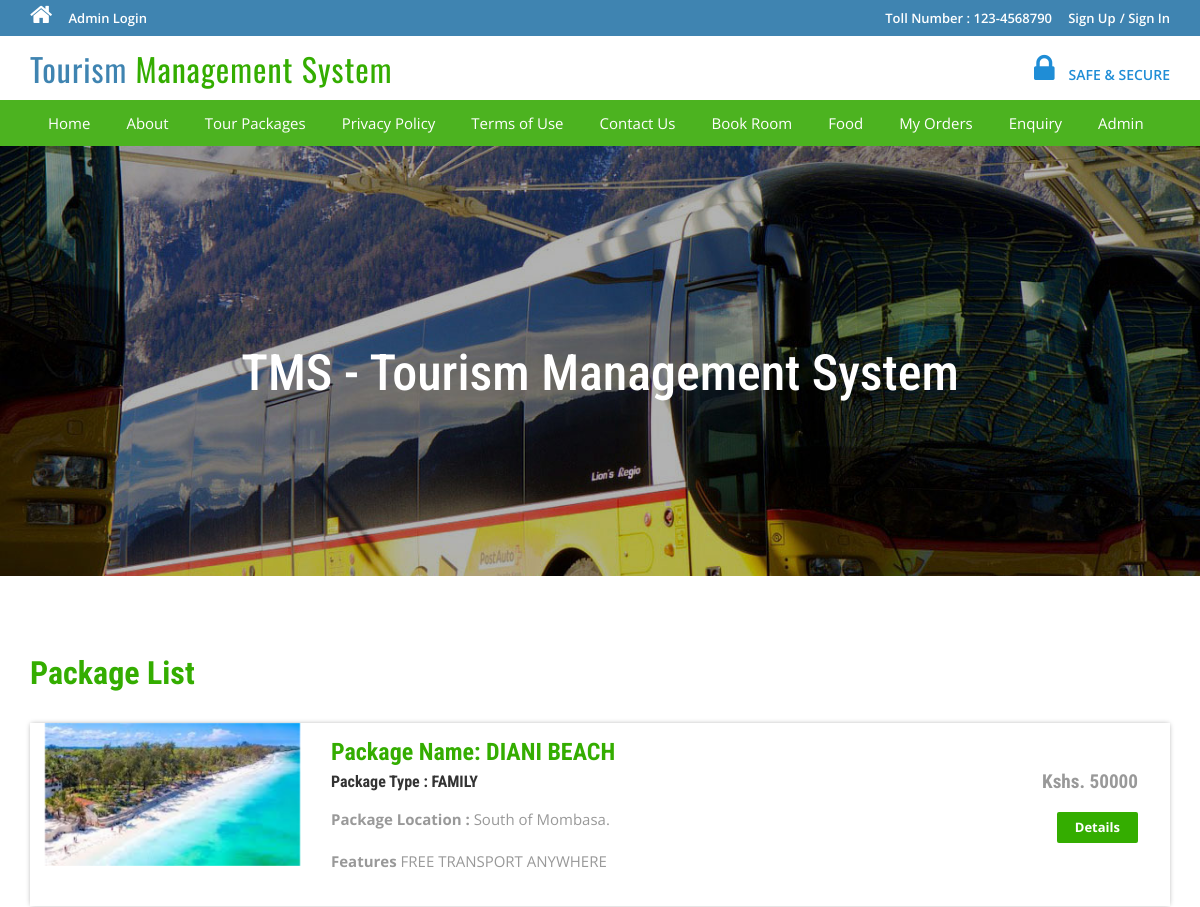
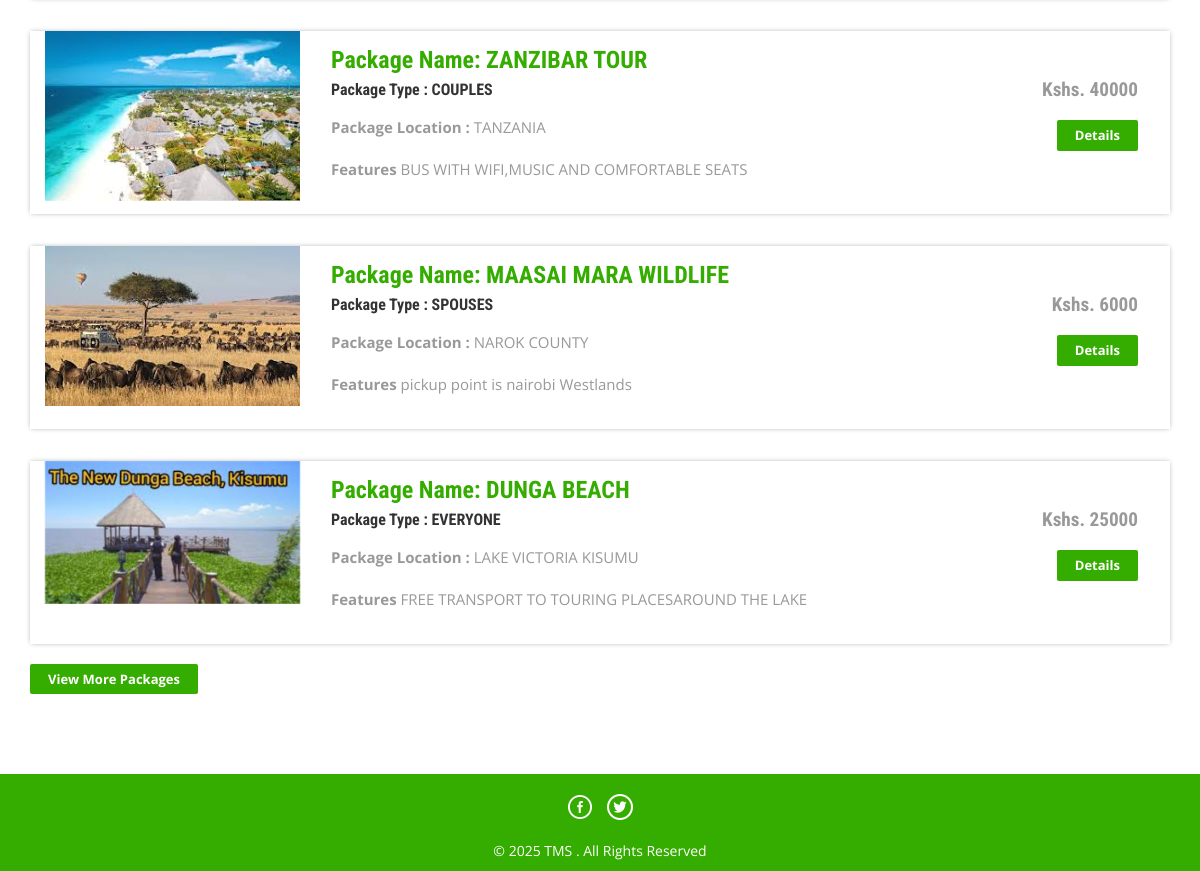
Screenshot of /tms/index.php with the database file from the repository (2 pictures, top to bottom).
### tables this page shows
CREATE TABLE `tbltourpackages` (
  `PackageId` int(11) NOT NULL,
  `PackageName` varchar(200) DEFAULT NULL,
  `PackageType` varchar(150) DEFAULT NULL,
  `PackageLocation` varchar(100) DEFAULT NULL,
  `PackagePrice` int(11) DEFAULT NULL,
  `PackageFetures` varchar(255) DEFAULT NULL,
  `PackageDetails` mediumtext DEFAULT NULL,
  `PackageImage` varchar(100) DEFAULT NULL,
  `Creationdate` timestamp NULL DEFAULT current_timestamp(),
  `UpdationDate` timestamp NULL DEFAULT NULL ON UPDATE current_timestamp()
);

### tms/index.php (the view, shortened to what this page needs)
<?php
include('includes/config.php');
?>
<!DOCTYPE HTML>
<html>
<head>
<link href="css/bootstrap.css" rel='stylesheet' type='text/css' />
<link href="css/style.css" rel='stylesheet' type='text/css' />
<link href="css/font-awesome.css" rel="stylesheet">
<link href="css/animate.css" rel="stylesheet" type="text/css" media="all">
</head>
<body>
<?php include('includes/header.php');?>
<div class="banner">
	<div class="container">
		<h1 class="wow zoomIn animated animated" data-wow-delay=".5s" style="visibility: visible; animation-delay: 0.5s; animation-name: zoomIn;"> TMS - Tourism Management System</h1>
	</div>
</div>
<div class="container">
	<div class="holiday">
	<h3>Package List</h3>
<?php $sql = "SELECT * from tbltourpackages order by rand() limit 4";
$query = $dbh->prepare($sql);
$query->execute();
$results=$query->fetchAll(PDO::FETCH_OBJ);
if($query->rowCount() > 0)
{
foreach($results as $result)
{	?>
			<div class="rom-btm">
				<div class="col-md-3 room-left wow fadeInLeft animated" data-wow-delay=".5s">
					<img src="admin/pacakgeimages/<?php echo htmlentities($result->PackageImage);?>" class="img-responsive" alt="">
				</div>
				<div class="col-md-6 room-midle wow fadeInUp animated" data-wow-delay=".5s">
					<h4>Package Name: <?php echo htmlentities($result->PackageName);?></h4>
					<h6>Package Type : <?php echo htmlentities($result->PackageType);?></h6>
					<p><b>Package Location :</b> <?php echo htmlentities($result->PackageLocation);?></p>
					<p><b>Features</b> <?php echo htmlentities($result->PackageFetures);?></p>
				</div>
				<div class="col-md-3 room-right wow fadeInRight animated" data-wow-delay=".5s">
					<h5>Kshs. <?php echo htmlentities($result->PackagePrice);?></h5>
					<a href="package-details.php?pkgid=<?php echo htmlentities($result->PackageId);?>" class="view">Details</a>
				</div>
				<div class="clearfix"></div>
			</div>
<?php }} ?>
<div><a href="package-list.php" class="view">View More Packages</a></div>
</div>
	</div>
<?php include('includes/footer.php');?>
</body>
</html>

### tms/css/style.css (style rules this page uses)
html, body { font-size: 100%; background: #fff; font-family: 'Open Sans', sans-serif; }
body a,.grid_1,plan_1,plan_1.one,plan_1.two,i.icon1, i.icon2, i.icon3, i.icon4, i.icon5, i.icon6 { transition:0.5s all; -webkit-transition:0.5s all; -moz-transition:0.5s all; -o-transition:0.5s all; -ms-transition:0.5s all; }
h1,h2,h3,h4,h5,h6 { margin:0; font-family: 'Roboto Condensed', sans-serif; }
p { margin:0; }
.banner { background: url(../images/3.jpg)no-repeat; background-size: cover; -webkit-background-size: cover; -o-background-size: cover; -ms-background-size: cover; -moz-background-size: cover; min-height: 430px; }
.banner h1 { font-size: 50px; margin-bottom: 40px; padding: 4em 0 0; text-align: center; color: #ffffff; }
.holiday { padding: 5em 0; }
.holiday h3 { font-size: 2em; font-weight: 700; color: #34ad00; }
.holiday p { font-size: 1.2em; line-height: 1.8em; margin: 1em 0; color: #999; }
a.view { padding: 6px 18px; font-weight: 700; color: #fff; background-color: #34ad00; border: 0; font-size: 13px; border-radius: 2px; -webkit-transition: all .2s; -moz-transition: all .2s; transition: all .2s; margin-top: 20px; display: inline-block; }
.rom-btm { margin-top: 2em; box-shadow: 0px 0px 5px -1px rgba(0, 0, 0, 0.37); }
.rom-btm h4 { font-size: 1.5em; font-weight: 700; color: #34ad00; }
.rom-btm p { font-size: 15px; color: #999; }
.rom-btm h6 { font-size: 1em; font-weight: 700; margin: 0.5em 0; }
.room-right { text-align: right; padding: 3em 2em; }
.room-midle { padding: 1em; }
.rom-btm h5 { font-size: 1.2em; font-weight: 700; color: #999; }

### rows the page displays
tbltourpackages: PackageImage (picture), PackageName "DIANI BEACH", PackageType "FAMILY", PackageLocation "South of Mombasa.", PackageFetures "FREE TRANSPORT ANYWHERE", PackagePrice "50000"
tbltourpackages: PackageImage (picture), PackageName "ZANZIBAR TOUR", PackageType "COUPLES", PackageLocation "TANZANIA", PackageFetures "BUS WITH WIFI,MUSIC AND COMFORTABLE SEATS", PackagePrice "40000"
tbltourpackages: PackageImage (picture), PackageName "MAASAI MARA WILDLIFE", PackageType "SPOUSES", PackageLocation "NAROK COUNTY", PackageFetures "pickup point is nairobi Westlands", PackagePrice "6000"
tbltourpackages: PackageImage (picture), PackageName "DUNGA BEACH", PackageType "EVERYONE", PackageLocation "LAKE VICTORIA KISUMU", PackageFetures "FREE TRANSPORT TO TOURING PLACESAROUND THE LAKE", PackagePrice "25000"
